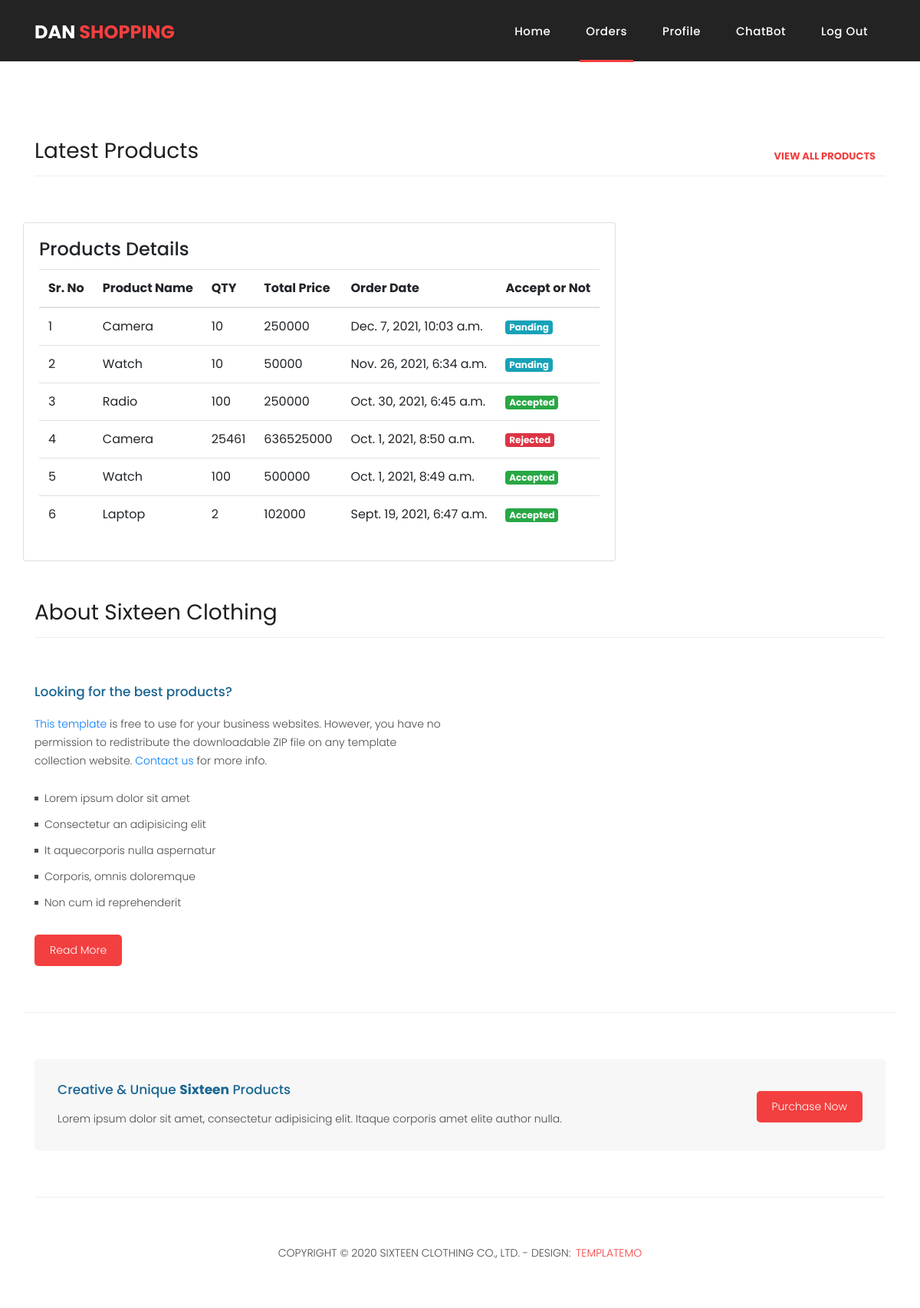
/AllOrder (signed in), run on the app's committed database.
### app1/models.py (models this page shows, shortened)
class CustomerOrder(models.Model):
    comp = models.ForeignKey('Company',on_delete=models.CASCADE,blank=True,null=True)
    cust = models.ForeignKey('CompanyCustomer',on_delete=models.CASCADE,blank=True,null=True)
    prod = models.ForeignKey('CompanyProduct',on_delete=models.CASCADE,blank=True,null=True)
    tot_price = models.PositiveIntegerField(default=0)
    qty = models.PositiveIntegerField(default=0)
    order_dt = models.DateTimeField(auto_now_add=True,blank=True,null=True)
    status = models.CharField(default=False,max_length=20)

class CompanyProduct(models.Model):
    comp=models.ForeignKey('Company', on_delete=models.CASCADE, blank=True,null=True)
    pro_name=models.CharField(default="", max_length=200)
    pro_price=models.PositiveIntegerField(default=0)
    pro_qty=models.PositiveIntegerField(default=0)
    pro_img=models.ImageField(upload_to="product_img/",default="",max_length=200,blank=True,null=True)

### app1/views.py (the view)
# urls.py: path('AllOrder',AllOrder,name='AllOrder'),
def AllOrder(request):
    if 'custom_user' in request.session.keys():
        cust = CompanyCustomer.objects.get(id = int( request.session['custom_user']))
        ord = CustomerOrder.objects.filter(cust = cust)
        return render(request,'customer/dash/allOrder.html',{'Ord':ord})
    else:
        return redirect('CustomerLogin')

### app1/templates/customer/dash/allOrder.html (shortened to what this page needs)
{% load static %}
<!DOCTYPE html>
<html lang="en">
  <head>
    <link href="{% static 'customer/dash/vendor/bootstrap/css/bootstrap.min.css' %}" rel="stylesheet">
    <link rel="stylesheet" href="{% static 'customer/dash/assets/css/fontawesome.css' %}">
    <link rel="stylesheet" href="{% static 'customer/dash/assets/css/templatemo-sixteen.css' %}">
    <link rel="stylesheet" href="{% static 'customer/dash/assets/css/owl.css' %}">
  </head>
  <body>
    <header class="">
      <nav class="navbar navbar-expand-lg">
        <div class="container">
          <a class="navbar-brand" href="index.html"><h2>DAN <em>Shopping</em></h2></a>
          <div class="collapse navbar-collapse" id="navbarResponsive">
            <ul class="navbar-nav ml-auto">
              <li class="nav-item">
                <a class="nav-link" href="{% url 'CustomerDash' %}">Home
                </a>
              </li>
              <li class="nav-item active">
                <a class="nav-link" href="{% url 'AllOrder' %}">Orders</a>
              </li>
              <li class="nav-item">
                <a class="nav-link" href="{% url 'Profile' %}">Profile</a>
              </li>
              <li class="nav-item">
                <a class="nav-link" href="https://bot.surbo.io/web-bot/617bdf639602c7714b1786ff">ChatBot</a>
              </li>
              <li class="nav-item">
                <a class="nav-link" href="{% url 'LogoutCustomer' %}">Log Out</a>
              </li>
            </ul>
          </div>
        </div>
      </nav>
    </header>
    <div class="banner header-text">
    </div>
    <div class="latest-products">
      <div class="container">
        <div class="row">
          <div class="col-md-12">
            <div class="section-heading">
              <h2>Latest Products</h2>
              <a href="products.html">view all products <i class="fa fa-angle-right"></i></a>
            </div>
          </div>
          <div class="row">
    <div class="col-lg-12 grid-margin stretch-card">
      <div class="card">
        <div class="card-body">
          <h4 class="card-title">Products Details</h4>
          <table class="table">
            <thead>
              <tr>
                <th>Sr. No</th>
                <th>Product Name</th>
                <th>QTY</th>
                <th>Total Price</th>
                <th>Order Date</th>
                <th>Accept or Not</th>
              </tr>
            </thead>
            <tbody>
                {% for i in Ord reversed  %}
              <tr>
                  <td>{{ forloop.counter }}</td>
                  <td>{{ i.prod.pro_name }}</td>
                  <td>{{ i.qty }}</td>
                  <td>{{ i.tot_price }}</td>
                  <td>{{ i.order_dt }}</td>
                <td>
                  {% if  i.status == 'Yes' %}
                    <p class="badge badge-success">Accepted</p>
                  {% elif  i.status == 'False' %}
                    <p class="badge badge-info" >Panding</p>
                  {% elif  i.status == 'No' %}
                    <p class="badge badge-danger">Rejected</p>
                  {% endif %}
                </td>
              </tr>
              {% endfor %}
            </tbody>
          </table>
        </div>
      </div>
    </div>
</div>
        </div>
      </div>
    </div>
    <div class="best-features">
      <div class="container">
        <div class="row">
          <div class="col-md-12">
            <div class="section-heading">
              <h2>About Sixteen Clothing</h2>
            </div>
          </div>
          <div class="col-md-6">
            <div class="left-content">
              <h4>Looking for the best products?</h4>
              <p><a rel="nofollow" href="https://templatemo.com/tm-546-sixteen-clothing" target="_parent">This template</a> is free to use for your business websites. However, you have no permission to redistribute the downloadable ZIP file on any template collection website. <a rel="nofollow" href="https://templatemo.com/contact">Contact us</a> for more info.</p>
              <ul class="featured-list">
                <li><a href="#">Lorem ipsum dolor sit amet</a></li>
                <li><a href="#">Consectetur an adipisicing elit</a></li>
                <li><a href="#">It aquecorporis nulla aspernatur</a></li>
                <li><a href="#">Corporis, omnis doloremque</a></li>
                <li><a href="#">Non cum id reprehenderit</a></li>
              </ul>
              <a href="about.html" class="filled-button">Read More</a>
            </div>
          </div>
          <div class="col-md-6">
            <div class="right-image">
            </div>
          </div>
        </div>
      </div>
    </div>
    <div class="call-to-action">
      <div class="container">
        <div class="row">
          <div class="col-md-12">
            <div class="inner-content">
              <div class="row">
                <div class="col-md-8">
                  <h4>Creative &amp; Unique <em>Sixteen</em> Products</h4>
                  <p>Lorem ipsum dolor sit amet, consectetur adipisicing elit. Itaque corporis amet elite author nulla.</p>
                </div>
                <div class="col-md-4">
                  <a href="#" class="filled-button">Purchase Now</a>
                </div>
              </div>
            </div>
          </div>
        </div>
      </div>
    </div>
    <footer>
      <div class="container">
        <div class="row">
          <div class="col-md-12">
            <div class="inner-content">
              <p>Copyright &copy; 2020 Sixteen Clothing Co., Ltd.
            - Design: <a rel="nofollow noopener" href="https://templatemo.com" target="_blank">TemplateMo</a></p>
            </div>
          </div>
        </div>
      </div>
    </footer>
  </body>
</html>

### app1/static/customer/dash/assets/css/templatemo-sixteen.css (style rules this page uses)
body { font-family: 'Poppins', sans-serif; overflow-x: hidden; text-rendering: optimizeLegibility; -webkit-font-smoothing: antialiased; -moz-osx-font-smoothing: grayscale; }
p { margin-bottom: 0px; font-size: 14px; font-weight: 300; color: #4a4a4a; line-height: 24px; }
a { text-decoration: none!important; }
ul { padding: 0; margin: 0; list-style: none; }
h1,h2,h3,h4,h5,h6 { margin: 0px; }
a.filled-button { background-color: #f33f3f; color: #fff; font-size: 14px; text-transform: capitalize; font-weight: 300; padding: 10px 20px; border-radius: 5px; display: inline-block; transition: all 0.3s; }
.section-heading { text-align: left; margin-bottom: 60px; border-bottom: 1px solid #eee; }
.section-heading h2 { font-size: 28px; font-weight: 400; color: #1e1e1e; margin-bottom: 15px; }
header { position: absolute; z-index: 99999; width: 100%; height: 80px; background-color: #232323; -webkit-transition: all 0.3s ease-in-out 0s; -moz-transition: all 0.3s ease-in-out 0s; -o-transition: all 0.3s ease-in-out 0s; transition: all 0.3s ease-in-out 0s; }
header .navbar { padding: 17px 0px; }
.navbar .navbar-brand { float: left; margin-top: -12px; outline: none; }
.navbar .navbar-brand h2 { color: #fff; text-transform: uppercase; font-size: 24px; font-weight: 700; -webkit-transition: all .3s ease 0s; -moz-transition: all .3s ease 0s; -o-transition: all .3s ease 0s; transition: all .3s ease 0s; }
.navbar .navbar-brand h2 em { font-style: normal; color: #f33f3f; }
#navbarResponsive { z-index: 999; }
.navbar-collapse { text-align: center; }
.navbar .navbar-nav .nav-item { margin: 0px 15px; }
.navbar .navbar-nav a.nav-link { text-transform: capitalize; font-size: 15px; font-weight: 500; letter-spacing: 0.5px; color: #fff; transition: all 0.5s; margin-top: 5px; }
.navbar .navbar-nav .nav-link:hover, .navbar .navbar-nav .active>.nav-link, .navbar .navbar-nav .nav-link.active, .navbar .navbar-nav .nav-link.show, .navbar .navbar-nav .show>.nav-link { color: #fff; padding-bottom: 25px; border-bottom: 3px solid #f33f3f; }
.banner { position: relative; text-align: center; padding-top: 80px; }
.latest-products { margin-top: 100px; }
.latest-products .section-heading a { float: right; margin-top: -35px; text-transform: uppercase; font-size: 13px; font-weight: 700; color: #f33f3f; }
.best-features { margin-top: 50px; }
.best-features .container .row { border-bottom: 1px solid #eee; padding-bottom: 60px; }
.best-features h4 { font-size: 17px; color: #1a6692; margin-bottom: 20px; }
.best-features ul.featured-list li { display: block; margin-bottom: 10px; }
.best-features p { margin-bottom: 25px; }
.best-features ul.featured-list li a { font-size: 14px; color: #4a4a4a; font-weight: 300; transition: all .3s; position: relative; padding-left: 13px; }
.best-features ul.featured-list li a:before { content: ''; width: 5px; height: 5px; display: inline-block; background-color: #4a4a4a; position: absolute; left: 0; transition: all .3s; top: 8px; }
.best-features .filled-button { margin-top: 20px; }
.call-to-action .inner-content { margin-top: 60px; padding: 30px; background-color: #f7f7f7; border-radius: 5px; }
.call-to-action .inner-content h4 { font-size: 17px; color: #1a6692; margin-bottom: 15px; }
.call-to-action .inner-content em { font-style: normal; font-weight: 700; }
.call-to-action .inner-content .col-md-4 { text-align: right; }
.call-to-action .inner-content .filled-button { margin-top: 12px; }
footer { text-align: center; }
footer .inner-content { border-top: 1px solid #eee; margin-top: 60px; padding: 60px 0px; }
footer .inner-content p { text-transform: uppercase; }
footer .inner-content p a { color: #f33f3f; margin-left: 3px; }

### data on the page
CustomerOrder: prod.pro_name "Camera", qty "10", tot_price "250000", order_dt "Dec. 7, 2021, 10:03 a.m.", status "Panding"
CustomerOrder: prod.pro_name "Watch", qty "10", tot_price "50000", order_dt "Nov. 26, 2021, 6:34 a.m.", status "Panding"
CustomerOrder: prod.pro_name "Radio", qty "100", tot_price "250000", order_dt "Oct. 30, 2021, 6:45 a.m.", status "Accepted"
CustomerOrder: prod.pro_name "Camera", qty "25461", tot_price "636525000", order_dt "Oct. 1, 2021, 8:50 a.m.", status "Rejected"
CustomerOrder: prod.pro_name "Watch", qty "100", tot_price "500000", order_dt "Oct. 1, 2021, 8:49 a.m.", status "Accepted"
CustomerOrder: prod.pro_name "Laptop", qty "2", tot_price "102000", order_dt "Sept. 19, 2021, 6:47 a.m.", status "Accepted"
